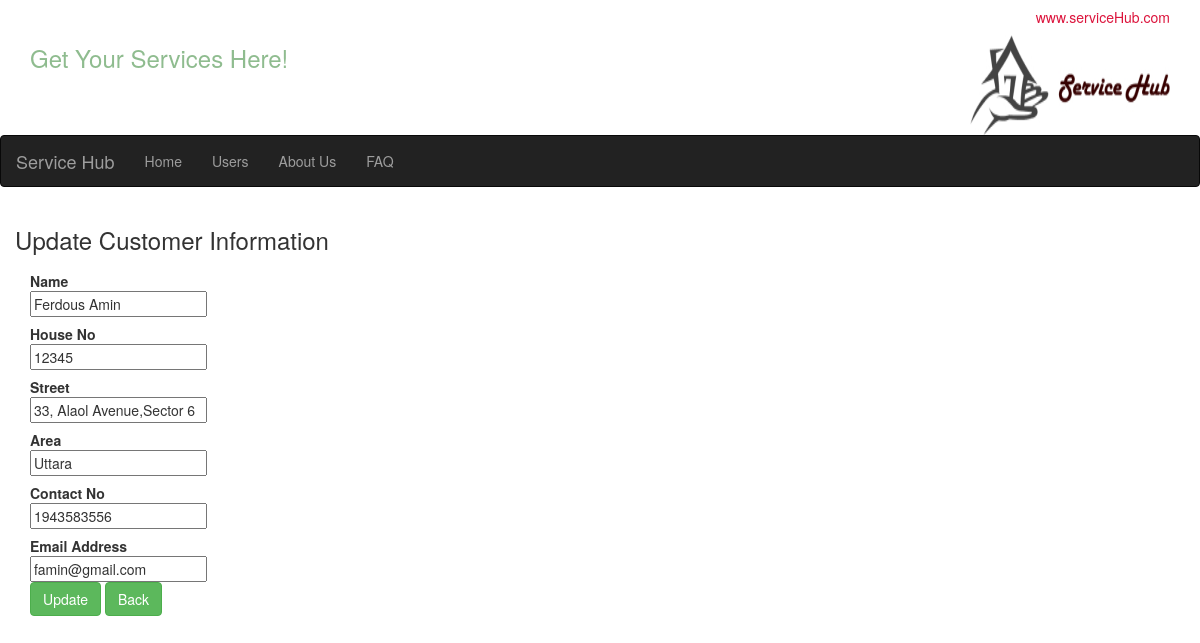
The app's page /customer_update.php?Name=Ferdous Amin with its own data.
### tables this page shows
CREATE TABLE `customer` (
  `Customer_ID` int(10) NOT NULL,
  `Name` varchar(30) DEFAULT NULL,
  `House_No` int(5) DEFAULT NULL,
  `Street` varchar(30) DEFAULT NULL,
  `Area` varchar(30) DEFAULT NULL,
  `Contact_No` int(15) DEFAULT NULL,
  `email` varchar(30) DEFAULT NULL
);

### customer_update.php (the view, shortened to what this page needs)
<?php
	$CName = null;
	if ( !empty($_GET['Name'])) {
		$CName = $_REQUEST['Name'];
	}
	if ( !empty($_POST)) {
		$NameError = null;
		$House_NoError = null;
		$StreetError = null;
		$AreaError = null;
		$Contact_NoError = null;
		$emailError = null;
		$Name = $_POST['Name'];
		$House_No = $_POST['House_No'];
		$Street = $_POST['Street'];
		$Area = $_POST['Area'];
		$Contact_No = $_POST['Contact_No'];
		$email = $_POST['email'];
		$valid = true;
		if (empty($Name)) {
			$NameError = 'Please enter Name';
			$valid = false;
		}
		if (empty($House_No)) {
			$House_NoError = 'Please enter House_No';
			$valid = false;
		}
		if (empty($Street)) {
			$Street = 'Please enter Street';
			$valid = false;
		}
		if (empty($Area)) {
			$nameError = 'Please enter Area';
			$valid = false;
		}
		if (empty($Contact_No)) {
			$nameError = 'Please enter Contact_No';
			$valid = false;
		}
		if (empty($email)) {
			$emailError = 'Please enter Email Address';
			$valid = false;
		} else if ( !filter_var($email,FILTER_VALIDATE_EMAIL) ) {
			$emailError = 'Please enter a valid Email Address';
			$valid = false;
		}
		if ($valid) {
			$pdo = Database::connect();
			$pdo->setAttribute(PDO::ATTR_ERRMODE, PDO::ERRMODE_EXCEPTION);
			$sql = "UPDATE customer  SET Name = ?, House_No = ?, Street = ?, Area = ?, Contact_No = ?, email = ? WHERE Name = ?";
			$q = $pdo->prepare($sql);
			$q->execute(array($Name,$House_No,$Street,$Area,$Contact_No,$email,$CName));
			Database::disconnect();
			header("Location: customers.php");
		}
	} else {
		$pdo = Database::connect();
		$pdo->setAttribute(PDO::ATTR_ERRMODE, PDO::ERRMODE_EXCEPTION);
		$sql = "SELECT Name,House_No,Street,Area,Contact_No,email FROM customer where Name = ?";
		$q = $pdo->prepare($sql);
		$q->execute(array($CName));
		$data = $q->fetch(PDO::FETCH_ASSOC);
		$Name = $data['Name'];
		$House_No = $data['House_No'];
		$Street = $data['Street'];
		$Area = $data['Area'];
		$Contact_No = $data['Contact_No'];
		$email = $data['email'];
	}
?>
<!DOCTYPE html>
<html lang="en">
<head>
  <link rel="stylesheet" href="http://maxcdn.bootstrapcdn.com/bootstrap/3.3.5/css/bootstrap.min.css">
</head>
<body>
<div class="container">
	<h5 style="color:crimson;"align="right">www.serviceHub.com</h5>
    <img src="servicehub.jpg" class="img-rounded" alt="Service Hub" width="200" height="100" align="right">
    <h3 style="color:darkseagreen;"align="left">Get Your Services Here!</h3>
</div>
<nav class="navbar navbar-inverse">
  <div class="container-fluid">
    <div class="navbar-header">
     <a class="navbar-brand" href="#">Service Hub</a>
    </div>
    <div>
      <ul class="nav navbar-nav">
        <li><a href="Home.php">Home</a></li>
        <li><a href="customers.php">Users</a></li>
        <li><a href="About Us.php">About Us</a></li>
        <li><a href="FAQ.php">FAQ</a></li>
      </ul>
    </div>
  </div>
</nav>
    <div class="container">
    			<div class="span10 offset1">
    				<div class="row">
		    			<h3>Update Customer Information</h3>
		    		</div>
	    			<form class="form-horizontal" action="customer_update.php?Name=<?php echo $CName?>" method="post">
					  <div class="control-group <?php echo !empty($NameError)?'error':'';?>">
					    <label class="control-label">Name</label>
					    <div class="controls">
					      	<input name="Name" type="text"  placeholder="Name" value="<?php echo !empty($Name)?$Name:'';?>">
					    </div>
					  </div>
					  <div class="control-group <?php echo !empty($House_NoError)?'error':'';?>">
					    <label class="control-label">House No</label>
					    <div class="controls">
					      	<input name="House_No" type="text"  placeholder="House No" value="<?php echo !empty($House_No)?$House_No:'';?>">
					    </div>
					  </div>
					  <div class="control-group <?php echo !empty($StreetError)?'error':'';?>">
					    <label class="control-label">Street</label>
					    <div class="controls">
					      	<input name="Street" type="text"  placeholder="Street" value="<?php echo !empty($Street)?$Street:'';?>">
					    </div>
					  </div>
					  <div class="control-group <?php echo !empty($AreaError)?'error':'';?>">
					    <label class="control-label">Area</label>
					    <div class="controls">
					      	<input name="Area" type="text"  placeholder="Area" value="<?php echo !empty($Area)?$Area:'';?>">
					    </div>
					  </div>
					  <div class="control-group <?php echo !empty($Contact_NoError)?'error':'';?>">
					    <label class="control-label">Contact No</label>
					    <div class="controls">
					      	<input name="Contact_No" type="text"  placeholder="Contact No" value="<?php echo !empty($Contact_No)?$Contact_No:'';?>">
					    </div>
					  </div>
					  <div class="control-group <?php echo !empty($emailError)?'error':'';?>">
					    <label class="control-label">Email Address</label>
					    <div class="controls">
					      	<input name="email" type="text" placeholder="Email Address" value="<?php echo !empty($email)?$email:'';?>">
					    </div>
					  </div>
					 <div class="form-actions">
						  <button type="submit" class="btn btn-success">Update</button>
						  <a class="btn btn-success" href="customers.php">Back</a>
						</div>
					</form>
				</div>
    </div>
  </body>
</html>

### records on screen
customer: Name "Ferdous Amin", House_No "12345", Street "33, Alaol Avenue,Sector 6", Area "Uttara", Contact_No "1943583556", email "famin@gmail.com"
